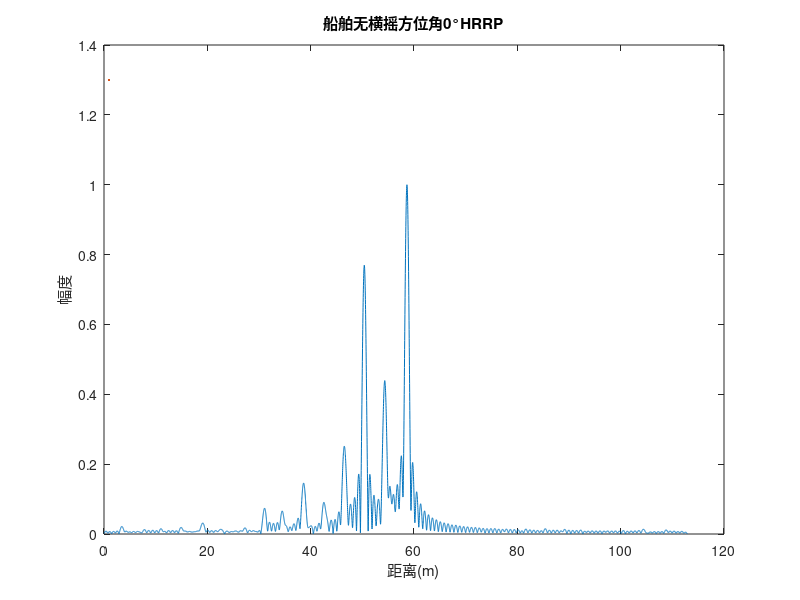
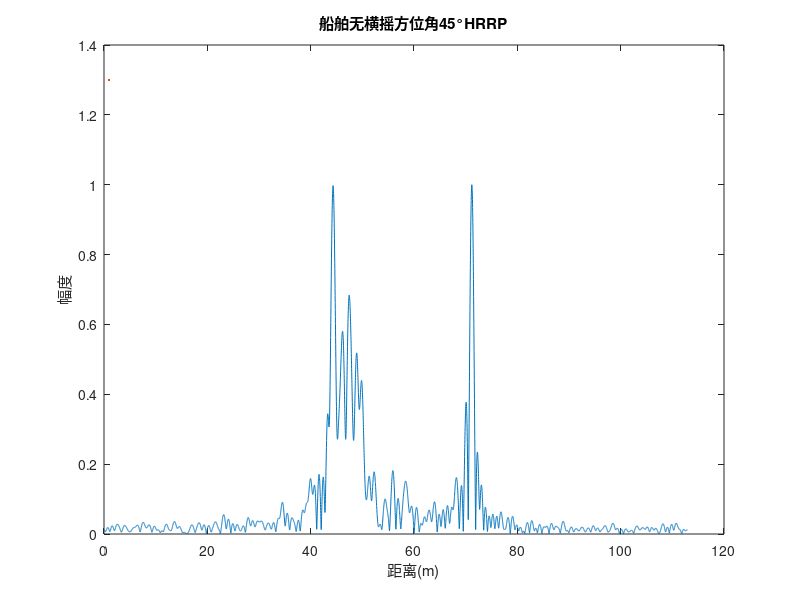
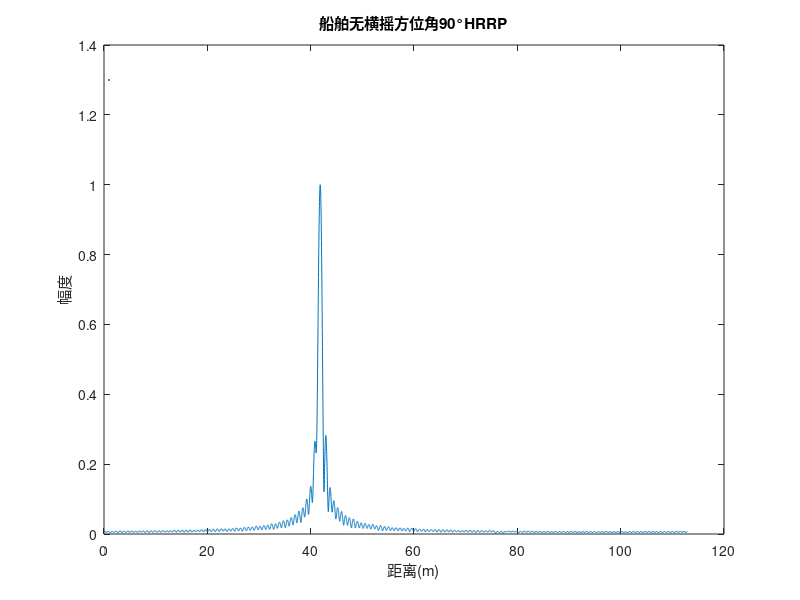
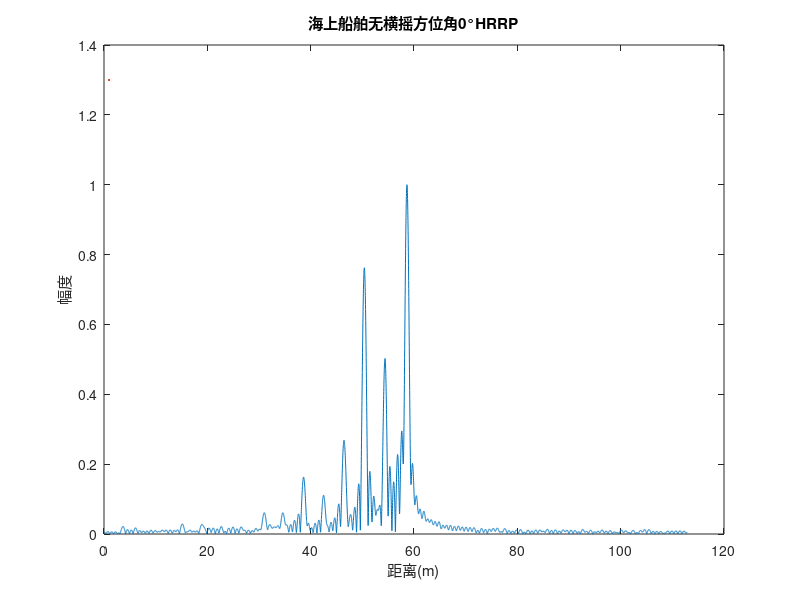

Recreate these plots in MATLAB, in order.
%% 1-0du-boat-differentPhi【超算】
load('1-boat-0du-2L-modelMesh-hrrp-lowphi-beside_FarField1.mat');
E_phi = data{6,1};
E_theta = data{7,1};
A = E_theta + E_phi;

fre_Num = 150;
upsample = 50;
band = 9.5e9-9.3e9;
c = 3e8;
Nfft = fre_Num*upsample;
Rmax = c/(2*band)*fre_Num/cos(deg2rad(5));
dataRCS0 = A(:,1)';
dataRCS45 = A(:,2)';
dataRCS90 = A(:,3)';


figure;
HRRP = ifftshift(ifft(dataRCS0(:),floor(Nfft)));
HRRP = HRRP/max(HRRP);
x = (0:Nfft-1)/Nfft*Rmax;
plot(x,abs(HRRP),'-', LineWidth=1.3);
xlabel('距离(m)');ylabel('幅度');
title("船舶无横摇方位角0°HRRP");
exportgraphics(gcf,'result/0-hrrp-phi0.png');

figure;
HRRP = ifftshift(ifft(dataRCS45(:),floor(Nfft)));
HRRP = HRRP/max(HRRP);
x = (0:Nfft-1)/Nfft*Rmax;
plot(x,abs(HRRP),'-', LineWidth=1.3);
xlabel('距离(m)');ylabel('幅度');
title("船舶无横摇方位角45°HRRP");
exportgraphics(gcf,'result/0-hrrp-phi45.png');

figure;
HRRP = ifftshift(ifft(dataRCS90(:),floor(Nfft)));
HRRP = HRRP/max(HRRP);
x = (0:Nfft-1)/Nfft*Rmax;
plot(x,abs(HRRP),'-', LineWidth=1.3);
xlabel('距离(m)');ylabel('幅度');
title("船舶无横摇方位角90°HRRP");
exportgraphics(gcf,'result/0-hrrp-phi90.png');

%% 2-0du-boatsea-differentPhi【超算】
load('2-boatSea-0du-2L-modelMesh-hrrp-lowphi-beside_FarField1.mat');
E_phi = data{6,1};
E_theta = data{7,1};
A = E_theta + E_phi;

fre_Num = 150;
upsample = 50;
band = 9.5e9-9.3e9;
c = 3e8;
Nfft = fre_Num*upsample;
Rmax = c/(2*band)*fre_Num/cos(deg2rad(5));
dataRCS0 = A(:,1)';
dataRCS45 = A(:,2)';
dataRCS90 = A(:,3)';


figure;
HRRP = ifftshift(ifft(dataRCS0(:),floor(Nfft)));
HRRP = HRRP/max(HRRP);
x = (0:Nfft-1)/Nfft*Rmax;
plot(x,abs(HRRP),'-', LineWidth=1.3);
xlabel('距离(m)');ylabel('幅度');
title("海上船舶无横摇方位角0°HRRP");
exportgraphics(gcf,'result/1-hrrp-phi0.png');

figure;
HRRP = ifftshift(ifft(dataRCS45(:),floor(Nfft)));
HRRP = HRRP/max(HRRP);
x = (0:Nfft-1)/Nfft*Rmax;
plot(x,abs(HRRP),'-', LineWidth=1.3);
xlabel('距离(m)');ylabel('幅度');
title("海上船舶无横摇方位角45°HRRP");
exportgraphics(gcf,'result/1-hrrp-phi45.png');

figure;
HRRP = ifftshift(ifft(dataRCS90(:),floor(Nfft)));
HRRP = HRRP/max(HRRP);
x = (0:Nfft-1)/Nfft*Rmax;
plot(x,abs(HRRP),'-', LineWidth=1.3);
xlabel('距离(m)');ylabel('幅度');
title("海上船舶无横摇方位角90°HRRP");
exportgraphics(gcf,'result/1-hrrp-phi90.png');

%% 3-7.3du-boat-differentPhi【超算】
load('3-boat-7du-2L-modelMesh-hrrp-lowphi-3D_FarField1.mat');
E_phi = data{6,1};
E_theta = data{7,1};
A = E_theta + E_phi;

fre_Num = 150;
upsample = 50;
band = 9.5e9-9.3e9;
c = 3e8;
Nfft = fre_Num*upsample;
Rmax = c/(2*band)*fre_Num/cos(deg2rad(5));
dataRCS0 = A(:,1)';
dataRCS45 = A(:,2)';
dataRCS90 = A(:,3)';


figure;
HRRP = ifftshift(ifft(dataRCS0(:),floor(Nfft)));
HRRP = HRRP/max(HRRP);
x = (0:Nfft-1)/Nfft*Rmax;
plot(x,abs(HRRP),'-', LineWidth=1.3);
xlabel('距离(m)');ylabel('幅度');
title("船舶有横摇方位角0°HRRP");
exportgraphics(gcf,'result/2-yaw-hrrp-phi0.png');

figure;
HRRP = ifftshift(ifft(dataRCS45(:),floor(Nfft)));
HRRP = HRRP/max(HRRP);
x = (0:Nfft-1)/Nfft*Rmax;
plot(x,abs(HRRP),'-', LineWidth=1.3);
xlabel('距离(m)');ylabel('幅度');
title("船舶有横摇方位角45°HRRP");
exportgraphics(gcf,'result/2-yaw-hrrp-phi45.png');

figure;
HRRP = ifftshift(ifft(dataRCS90(:),floor(Nfft)));
HRRP = HRRP/max(HRRP);
x = (0:Nfft-1)/Nfft*Rmax;
plot(x,abs(HRRP),'-', LineWidth=1.3);
xlabel('距离(m)');ylabel('幅度');
title("船舶有横摇方位角90°HRRP");
exportgraphics(gcf,'result/2-yaw-hrrp-phi90.png');

%% 4-7.3du-boatsea-differentPhi【超算】
load('4-boatSea-7du-2L-modelMesh-hrrp-lowphi-3D_FarField1.mat');
E_phi = data{6,1};
E_theta = data{7,1};
A = E_theta + E_phi;

fre_Num = 150;
upsample = 50;
band = 9.5e9-9.3e9;
c = 3e8;
Nfft = fre_Num*upsample;
Rmax = c/(2*band)*fre_Num/cos(deg2rad(5));
dataRCS0 = A(:,1)';
dataRCS45 = A(:,2)';
dataRCS90 = A(:,3)';


figure;
HRRP = ifftshift(ifft(dataRCS0(:),floor(Nfft)));
HRRP = HRRP/max(HRRP);
x = (0:Nfft-1)/Nfft*Rmax;
plot(x,abs(HRRP),'-', LineWidth=1.3);
xlabel('距离(m)');ylabel('幅度');
title("海上船舶有横摇方位角0°HRRP");
exportgraphics(gcf,'result/3-yaw-hrrp-phi0.png');

figure;
HRRP = ifftshift(ifft(dataRCS45(:),floor(Nfft)));
HRRP = HRRP/max(HRRP);
x = (0:Nfft-1)/Nfft*Rmax;
plot(x,abs(HRRP),'-', LineWidth=1.3);
xlabel('距离(m)');ylabel('幅度');
title("海上船舶有横摇方位角45°HRRP");
exportgraphics(gcf,'result/3-yaw-hrrp-phi45.png');

figure;
HRRP = ifftshift(ifft(dataRCS90(:),floor(Nfft)));
HRRP = HRRP/max(HRRP);
x = (0:Nfft-1)/Nfft*Rmax;
plot(x,abs(HRRP),'-', LineWidth=1.3);
xlabel('距离(m)');ylabel('幅度');
title("海上船舶有横摇方位角90°HRRP");
exportgraphics(gcf,'result/3-yaw-hrrp-phi90.png');
%% 1,2-0du-boat-boatsea
load('1-boat-0du-2L-modelMesh-hrrp-lowphi-beside_FarField1.mat');
E_phi_boat = data{6,1};
E_theta_boat = data{7,1};
A_boat = E_theta_boat + E_phi_boat;

load('2-boatSea-0du-2L-modelMesh-hrrp-lowphi-beside_FarField1.mat');
E_phi_boatSea = data{6,1};
E_theta_boatSea = data{7,1};
A_boatSea = E_theta_boatSea + E_phi_boatSea;

fre_Num = 150;
upsample = 50;
band = 9.5e9-9.3e9;
c = 3e8;
Nfft = fre_Num*upsample;

Rmax = c/(2*band)*fre_Num/cos(deg2rad(5));
dataRCS0_boat = A_boat(:,1)';
dataRCS45_boat = A_boat(:,2)';
dataRCS90_boat = A_boat(:,3)';

dataRCS0_boatSea = A_boatSea(:,1)';
dataRCS45_boatSea = A_boatSea(:,2)';
dataRCS90_boatSea = A_boatSea(:,3)';

fre_line = linspace(9.3,9.5,fre_Num);

% figure;
% plot(fre_line,10*log10(abs(dataRCS0_boat(:))),'-o', LineWidth=1.3);
% hold on
% plot(fre_line,10*log10(abs(dataRCS0_boatSea(:))),'-x', LineWidth=1.3);
% legend('目标', '目标 + 海面','Location','SouthEast');
% xlabel('频率(GHz)');
% ylabel('RCS(dBsm)');
% title("方位角0°HRRP");
% exportgraphics(gcf,'result/4-yawphi0.png');
% 
% figure;
% plot(fre_line,10*log10(abs(dataRCS45_boat(:))),'-o', LineWidth=1.3);
% hold on
% plot(fre_line,10*log10(abs(dataRCS45_boatSea(:))),'-x', LineWidth=1.3);
% legend('目标', '目标 + 海面','Location','SouthEast');
% xlabel('频率(GHz)');
% ylabel('RCS(dBsm)');
% title("方位角45°HRRP");
% exportgraphics(gcf,'result/4-yawphi45.png');
% 
% figure;
% plot(fre_line,10*log10(abs(dataRCS90_boat(:))),'-o', LineWidth=1.3);
% hold on
% plot(fre_line,10*log10(abs(dataRCS90_boatSea(:))),'-x', LineWidth=1.3);
% legend('目标', '目标 + 海面','Location','SouthEast');
% xlabel('频率(GHz)');
% ylabel('RCS(dBsm)');
% title("方位角90°HRRP");
% exportgraphics(gcf,'result/4-yawphi90.png');



figure;
HRRP = ifftshift(ifft(dataRCS0_boat(:),floor(Nfft)));
HRRP = HRRP/max(HRRP);
x = (0:Nfft-1)/Nfft*Rmax;
plot(x,abs(HRRP),'-', LineWidth=1.3);
hold on
HRRP = ifftshift(ifft(dataRCS0_boatSea(:),floor(Nfft)));
HRRP = HRRP/max(HRRP);
x = (0:Nfft-1)/Nfft*Rmax;
plot(x,abs(HRRP),'-', LineWidth=1.3);
legend('目标', '目标 + 海面');
xlabel('距离(m)');ylabel('幅度');
title("无横摇方位角0°HRRP");
exportgraphics(gcf,'result/4-yaw-hrrp-phi0.png');

figure;
HRRP = ifftshift(ifft(dataRCS45_boat(:),floor(Nfft)));
HRRP = HRRP/max(HRRP);
x = (0:Nfft-1)/Nfft*Rmax;
plot(x,abs(HRRP),'-', LineWidth=1.3);
hold on 
HRRP = ifftshift(ifft(dataRCS45_boatSea(:),floor(Nfft)));
HRRP = HRRP/max(HRRP);
x = (0:Nfft-1)/Nfft*Rmax;
plot(x,abs(HRRP),'-', LineWidth=1.3);
legend('目标', '目标 + 海面');
xlabel('距离(m)');ylabel('幅度');
title("无横摇方位角45°HRRP");
exportgraphics(gcf,'result/4-yaw-hrrp-phi45.png');

figure;
HRRP = ifftshift(ifft(dataRCS90_boat(:),floor(Nfft)));
HRRP = HRRP/max(HRRP);
x = (0:Nfft-1)/Nfft*Rmax;
plot(x,abs(HRRP),'-', LineWidth=1.3);
hold on
HRRP = ifftshift(ifft(dataRCS90_boatSea(:),floor(Nfft)));
HRRP = HRRP/max(HRRP);
x = (0:Nfft-1)/Nfft*Rmax;
plot(x,abs(HRRP),'-', LineWidth=1.3);
legend('目标', '目标 + 海面');
xlabel('距离(m)');ylabel('幅度');
title("无横摇方位角90°HRRP");
exportgraphics(gcf,'result/4-yaw-hrrp-phi90.png');
%% 3,4-7du-boat-boatsea
load('3-boat-7du-2L-modelMesh-hrrp-lowphi-3D_FarField1.mat');
E_phi_boat = data{6,1};
E_theta_boat = data{7,1};
A_boat = E_theta_boat + E_phi_boat;

load('4-boatSea-7du-2L-modelMesh-hrrp-lowphi-3D_FarField1.mat');
E_phi_boatSea = data{6,1};
E_theta_boatSea = data{7,1};
A_boatSea = E_theta_boatSea + E_phi_boatSea;

fre_Num = 150;
upsample = 50;
band = 9.5e9-9.3e9;
c = 3e8;
Nfft = fre_Num*upsample;

Rmax = c/(2*band)*fre_Num/cos(deg2rad(5));
dataRCS0_boat = A_boat(:,1)';
dataRCS45_boat = A_boat(:,2)';
dataRCS90_boat = A_boat(:,3)';

dataRCS0_boatSea = A_boatSea(:,1)';
dataRCS45_boatSea = A_boatSea(:,2)';
dataRCS90_boatSea = A_boatSea(:,3)';

fre_line = linspace(9.3,9.5,fre_Num);

% figure;
% plot(fre_line,10*log10(abs(dataRCS0_boat(:))),'-o', LineWidth=1.3);
% hold on
% plot(fre_line,10*log10(abs(dataRCS0_boatSea(:))),'-x', LineWidth=1.3);
% legend('目标', '目标 + 海面','Location','SouthEast');
% xlabel('频率(GHz)');
% ylabel('RCS(dBsm)');
% exportgraphics(gcf,'result/5-yawphi0.png');
% 
% figure;
% plot(fre_line,10*log10(abs(dataRCS45_boat(:))),'-o', LineWidth=1.3);
% hold on
% plot(fre_line,10*log10(abs(dataRCS45_boatSea(:))),'-x', LineWidth=1.3);
% legend('目标', '目标 + 海面','Location','SouthEast');
% xlabel('频率(GHz)');
% ylabel('RCS(dBsm)');
% exportgraphics(gcf,'result/5-yawphi45.png');
% 
% figure;
% plot(fre_line,10*log10(abs(dataRCS90_boat(:))),'-o', LineWidth=1.3);
% hold on
% plot(fre_line,10*log10(abs(dataRCS90_boatSea(:))),'-x', LineWidth=1.3);
% legend('目标', '目标 + 海面','Location','SouthEast');
% xlabel('频率(GHz)');
% ylabel('RCS(dBsm)');
% exportgraphics(gcf,'result/5-yawphi90.png');



figure;
HRRP = ifftshift(ifft(dataRCS0_boat(:),floor(Nfft)));
HRRP = HRRP/max(HRRP);
x = (0:Nfft-1)/Nfft*Rmax;
plot(x,abs(HRRP),'-', LineWidth=1.3);
hold on
HRRP = ifftshift(ifft(dataRCS0_boatSea(:),floor(Nfft)));
HRRP = HRRP/max(HRRP);
x = (0:Nfft-1)/Nfft*Rmax;
plot(x,abs(HRRP),'-', LineWidth=1.3);
legend('目标', '目标 + 海面');
xlabel('距离(m)');ylabel('幅度');
title("有横摇方位角0°HRRP");
exportgraphics(gcf,'result/5-yaw-hrrp-phi0.png');

figure;
HRRP = ifftshift(ifft(dataRCS45_boat(:),floor(Nfft)));
HRRP = HRRP/max(HRRP);
x = (0:Nfft-1)/Nfft*Rmax;
plot(x,abs(HRRP),'-', LineWidth=1.3);
hold on 
HRRP = ifftshift(ifft(dataRCS45_boatSea(:),floor(Nfft)));
HRRP = HRRP/max(HRRP);
x = (0:Nfft-1)/Nfft*Rmax;
plot(x,abs(HRRP),'-', LineWidth=1.3);
legend('目标', '目标 + 海面');
xlabel('距离(m)');ylabel('幅度');
title("有横摇方位45°HRRP");
exportgraphics(gcf,'result/5-yaw-hrrp-phi45.png');

figure;
HRRP = ifftshift(ifft(dataRCS90_boat(:),floor(Nfft)));
HRRP = HRRP/max(HRRP);
x = (0:Nfft-1)/Nfft*Rmax;
plot(x,abs(HRRP),'-', LineWidth=1.3);
hold on
HRRP = ifftshift(ifft(dataRCS90_boatSea(:),floor(Nfft)));
HRRP = HRRP/max(HRRP);
x = (0:Nfft-1)/Nfft*Rmax;
plot(x,abs(HRRP),'-', LineWidth=1.3);
legend('目标', '目标 + 海面');
xlabel('距离(m)');ylabel('幅度');
title("有横摇方位角90°HRRP");
exportgraphics(gcf,'result/5-yaw-hrrp-phi90.png');

%% 1,3-0,7du-boat【论文】
load('1-boat-0du-2L-modelMesh-hrrp-lowphi-beside_FarField1.mat');
E_phi_boat = data{6,1};
E_theta_boat = data{7,1};
A_boat = E_theta_boat + E_phi_boat;

load('3-boat-7du-2L-modelMesh-hrrp-lowphi-3D_FarField1.mat');
E_phi_boatSea = data{6,1};
E_theta_boatSea = data{7,1};
A_boatSea = E_theta_boatSea + E_phi_boatSea;

fre_Num = 150;
upsample = 50;
band = 9.5e9-9.3e9;
c = 3e8;
Nfft = fre_Num*upsample;

Rmax = c/(2*band)*fre_Num/cos(deg2rad(5));
dataRCS0_boat = A_boat(:,1)';
dataRCS45_boat = A_boat(:,2)';
dataRCS90_boat = A_boat(:,3)';

dataRCS0_boatSea = A_boatSea(:,1)';
dataRCS45_boatSea = A_boatSea(:,2)';
dataRCS90_boatSea = A_boatSea(:,3)';

fre_line = linspace(9.3,9.5,fre_Num);

figure;
plot(fre_line,10*log10(abs(dataRCS0_boat(:))),'-o', LineWidth=1.3);
hold on
plot(fre_line,10*log10(abs(dataRCS0_boatSea(:))),'-x', LineWidth=1.3);
legend('横摇角0°', '横摇角7.3°','Location','SouthEast');
xlabel('频率(GHz)');
ylabel('RCS(dBsm)');
exportgraphics(gcf,'result/1-yawphi0.png');
% title('海上目标雷达回波数据(phi=0°)');

figure;
plot(fre_line,10*log10(abs(dataRCS45_boat(:))),'-o', LineWidth=1.3);
hold on
plot(fre_line,10*log10(abs(dataRCS45_boatSea(:))),'-x', LineWidth=1.3);
legend('横摇角0°', '横摇角7.3°','Location','SouthEast');
xlabel('频率(GHz)');ylabel('RCS(dBsm)')
exportgraphics(gcf,'result/1-yawphi45.png');
% title('海上目标正面雷达回波数据(phi=45°)');


figure;
plot(fre_line,10*log10(abs(dataRCS90_boat(:))),'-o', LineWidth=1.3);
hold on
plot(fre_line,10*log10(abs(dataRCS90_boatSea(:))),'-x', LineWidth=1.3);
legend('横摇角0°', '横摇角7.3°','Location','SouthEast');
xlabel('频率(GHz)');ylabel('RCS(dBsm)')
exportgraphics(gcf,'result/1-yawphi90.png');
% title('海上目标正面雷达回波数据(phi=90°)');



figure;
HRRP = ifftshift(ifft(dataRCS0_boat(:),floor(Nfft)));
% HRRP = HRRP/max(HRRP);
x = (0:Nfft-1)/Nfft*Rmax;
plot(x,abs(HRRP),'-', LineWidth=1.3);
hold on
HRRP = ifftshift(ifft(dataRCS0_boatSea(:),floor(Nfft)));
% HRRP = HRRP/max(HRRP);
x = (0:Nfft-1)/Nfft*Rmax;
plot(x,abs(HRRP),'-', LineWidth=1.3);
legend('横摇角0°', '横摇角7.3°');
xlabel('距离(m)');ylabel('幅度');
exportgraphics(gcf,'result/2-yaw-hrrp-phi0.png');
% title('海上目标HRRP(phi=0°)');

figure;
HRRP = ifftshift(ifft(dataRCS45_boat(:),floor(Nfft)));
% HRRP = HRRP/max(HRRP);
x = (0:Nfft-1)/Nfft*Rmax;
plot(x,abs(HRRP),'-', LineWidth=1.3);
hold on 
HRRP = ifftshift(ifft(dataRCS45_boatSea(:),floor(Nfft)));
% HRRP = HRRP/max(HRRP);
x = (0:Nfft-1)/Nfft*Rmax;
plot(x,abs(HRRP),'-', LineWidth=1.3);
legend('横摇角0°', '横摇角7.3°');
xlabel('距离(m)');ylabel('幅度');
exportgraphics(gcf,'result/2-yaw-hrrp-phi45.png');
% title('海上目标HRRP(phi=45°)');

figure;
HRRP = ifftshift(ifft(dataRCS90_boat(:),floor(Nfft)));
% HRRP = HRRP/max(HRRP);
x = (0:Nfft-1)/Nfft*Rmax;
plot(x,abs(HRRP),'-', LineWidth=1.3);
hold on
HRRP = ifftshift(ifft(dataRCS90_boatSea(:),floor(Nfft)));
% HRRP = HRRP/max(HRRP);
x = (0:Nfft-1)/Nfft*Rmax;
plot(x,abs(HRRP),'-', LineWidth=1.3);
legend('横摇角0°', '横摇角7.3°');
xlabel('距离(m)');ylabel('幅度');
exportgraphics(gcf,'result/2-yaw-hrrp-phi90.png');
% title('海上目标HRRP(phi=90°)');
